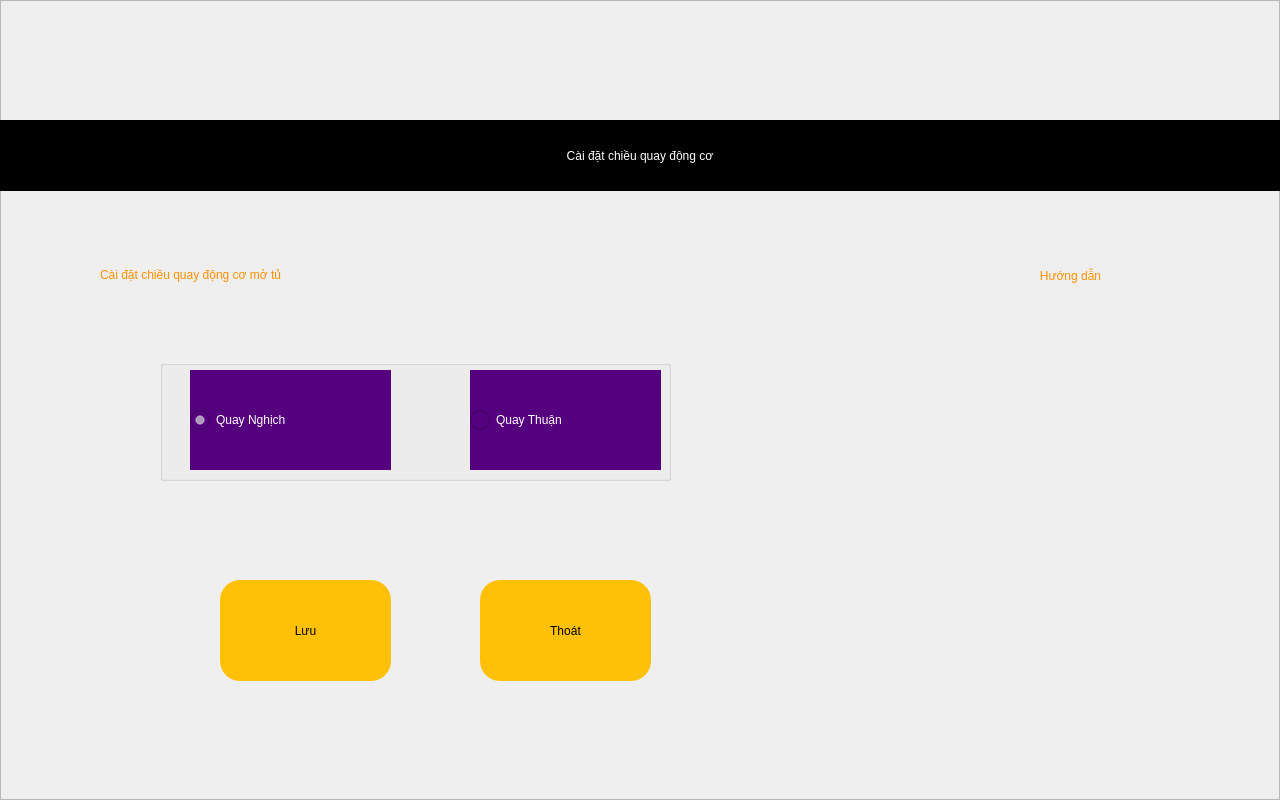
<?xml version="1.0" encoding="UTF-8"?>
<ui version="4.0">
 <class>setChieuQuayDC</class>
 <widget class="QWidget" name="setChieuQuayDC">
  <property name="geometry">
   <rect>
    <x>0</x>
    <y>0</y>
    <width>1280</width>
    <height>800</height>
   </rect>
  </property>
  <property name="windowTitle">
   <string>Form</string>
  </property>
  <property name="styleSheet">
   <string notr="true"/>
  </property>
  <widget class="QFrame" name="frame">
   <property name="geometry">
    <rect>
     <x>0</x>
     <y>0</y>
     <width>1280</width>
     <height>800</height>
    </rect>
   </property>
   <property name="styleSheet">
    <string notr="true">.QFrame{background-image: url(:/images/Background.jpg);}#QPushButton:pressed { background-color:#FF6E40}.QPushButton{border-radius: 20px;background-color: #FFC107;font: 75 20pt bold &quot;Ubuntu&quot;;}.QLabel{color:#FF8F00;font: 75 34pt &quot;Ubuntu&quot;;}.QLineEdit{background-color:#B2FF59;font: 75 32pt &quot;Ubuntu&quot;;}
</string>
   </property>
   <property name="frameShape">
    <enum>QFrame::StyledPanel</enum>
   </property>
   <property name="frameShadow">
    <enum>QFrame::Raised</enum>
   </property>
   <widget class="QLabel" name="label">
    <property name="geometry">
     <rect>
      <x>0</x>
      <y>120</y>
      <width>1280</width>
      <height>71</height>
     </rect>
    </property>
    <property name="styleSheet">
     <string notr="true">font: 75 32pt &quot;Ubuntu&quot;;
background-color: rgb(0, 0, 0);
color: rgb(255, 255, 255);</string>
    </property>
    <property name="text">
     <string>Cài đặt chiều quay động cơ</string>
    </property>
    <property name="alignment">
     <set>Qt::AlignCenter</set>
    </property>
    <property name="margin">
     <number>0</number>
    </property>
   </widget>
   <widget class="QPushButton" name="btSave">
    <property name="geometry">
     <rect>
      <x>220</x>
      <y>580</y>
      <width>171</width>
      <height>101</height>
     </rect>
    </property>
    <property name="text">
     <string>Lưu</string>
    </property>
   </widget>
   <widget class="QPushButton" name="btExit">
    <property name="geometry">
     <rect>
      <x>480</x>
      <y>580</y>
      <width>171</width>
      <height>101</height>
     </rect>
    </property>
    <property name="text">
     <string>Thoát</string>
    </property>
   </widget>
   <widget class="QLabel" name="label_5">
    <property name="geometry">
     <rect>
      <x>890</x>
      <y>250</y>
      <width>361</width>
      <height>51</height>
     </rect>
    </property>
    <property name="styleSheet">
     <string notr="true"/>
    </property>
    <property name="text">
     <string>Hướng dẫn</string>
    </property>
    <property name="alignment">
     <set>Qt::AlignCenter</set>
    </property>
    <property name="margin">
     <number>0</number>
    </property>
   </widget>
   <widget class="QGroupBox" name="grcdControl">
    <property name="geometry">
     <rect>
      <x>160</x>
      <y>360</y>
      <width>511</width>
      <height>121</height>
     </rect>
    </property>
    <property name="styleSheet">
     <string notr="true">QLabel{color: rgb(255, 255, 255);font: 75 Bold 20pt &quot;Ubuntu&quot;;}.QRadioButton{font: 75 Bold 20pt &quot;Ubuntu&quot;;color: white;background-color: #55007f;}.QRadioButton::indicator{width: 20px;height: 20px;}
</string>
    </property>
    <property name="title">
     <string/>
    </property>
    <widget class="QRadioButton" name="rbstSpinRight">
     <property name="geometry">
      <rect>
       <x>310</x>
       <y>10</y>
       <width>191</width>
       <height>100</height>
      </rect>
     </property>
     <property name="text">
      <string>Quay Thuận</string>
     </property>
    </widget>
    <widget class="QRadioButton" name="rbstSpinLeft">
     <property name="geometry">
      <rect>
       <x>30</x>
       <y>10</y>
       <width>201</width>
       <height>100</height>
      </rect>
     </property>
     <property name="text">
      <string>Quay Nghịch</string>
     </property>
     <property name="checked">
      <bool>true</bool>
     </property>
    </widget>
   </widget>
   <widget class="QLabel" name="label_6">
    <property name="geometry">
     <rect>
      <x>100</x>
      <y>250</y>
      <width>701</width>
      <height>50</height>
     </rect>
    </property>
    <property name="styleSheet">
     <string notr="true"/>
    </property>
    <property name="text">
     <string>Cài đặt chiều quay động cơ mở tủ</string>
    </property>
    <property name="alignment">
     <set>Qt::AlignLeading|Qt::AlignLeft|Qt::AlignVCenter</set>
    </property>
    <property name="margin">
     <number>0</number>
    </property>
   </widget>
  </widget>
 </widget>
 <resources>
  <include location="resources.qrc"/>
 </resources>
 <connections/>
</ui>
